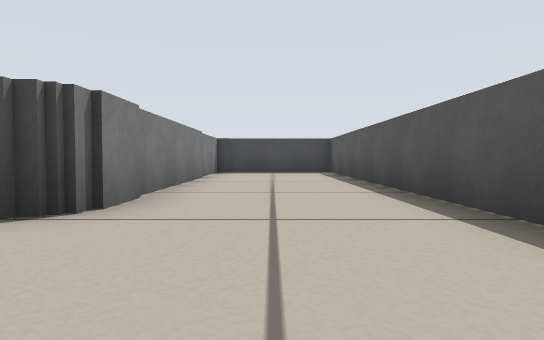
View 1 (above)

19 first-person views from a walk through a world built for the Player/Stage simulator. The camera is 0.22 m above the floor, tilts 2° down and sees 75° across. Floor lines are 1 m apart. The floor is counted in squares, 0.5 m on a side. Each view is taken from the middle of a square. On the plan, view 1 faces up. The plan holds only what a view shows up to about 9 squares ahead; the rest is blank. Robots are left out.

View 2
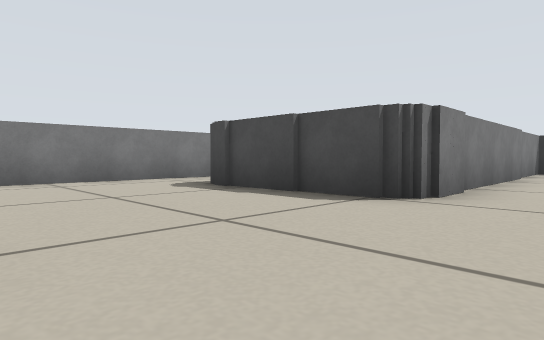

View 3
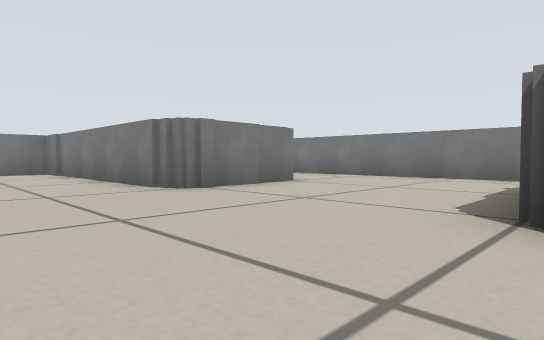

View 4
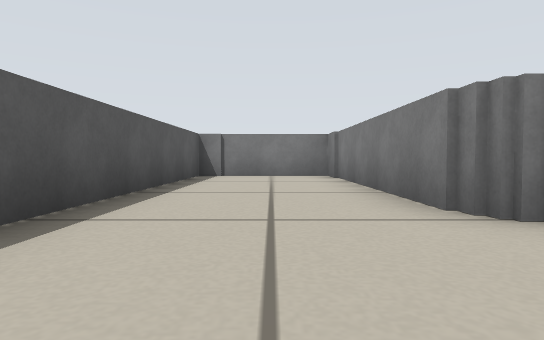

View 5
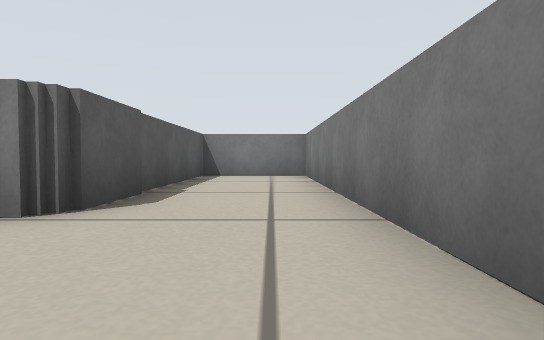

View 6
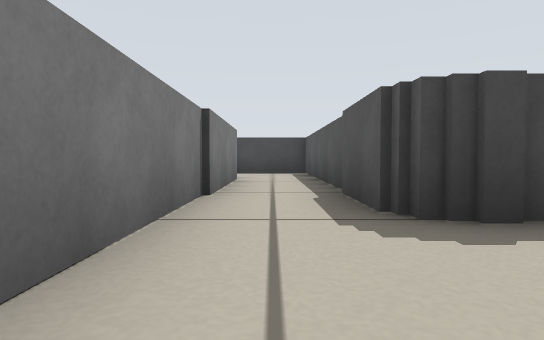

View 7
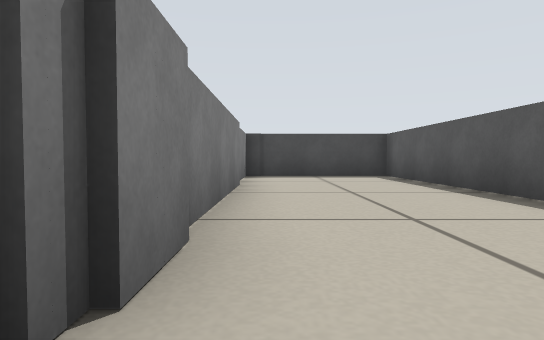

View 8
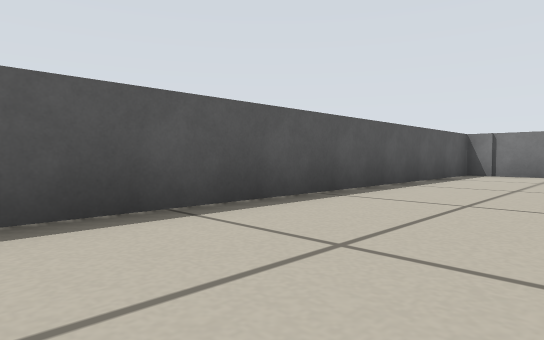

View 9
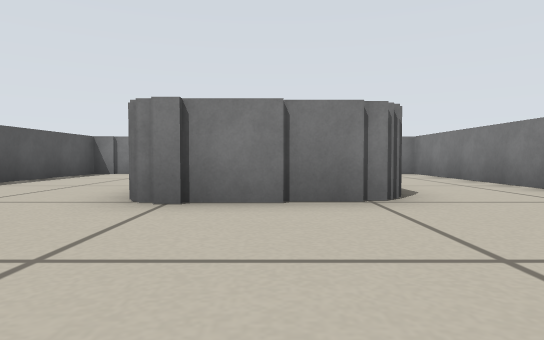

View 10
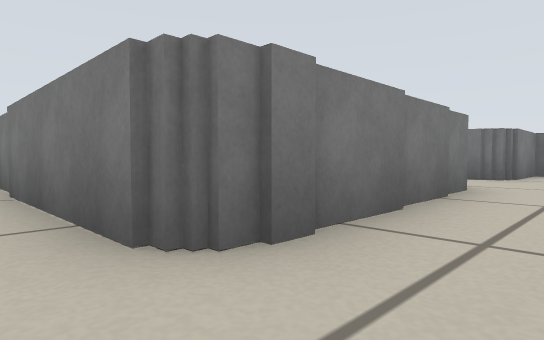

View 11
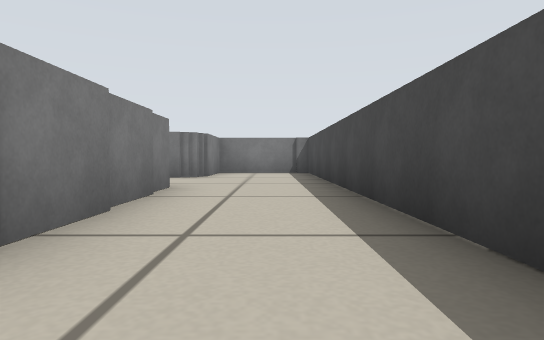

View 12
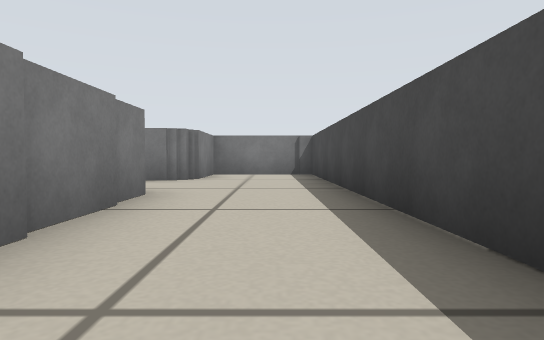

View 13
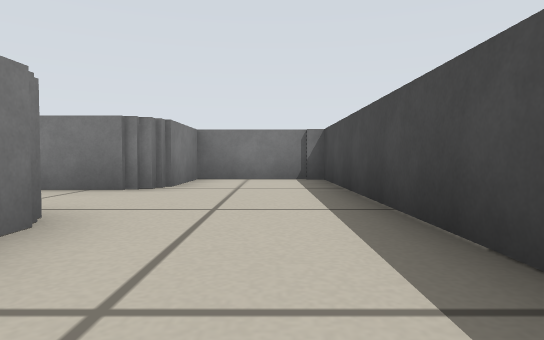

View 14
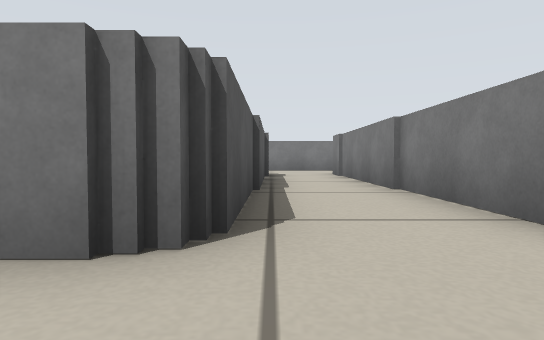

View 15
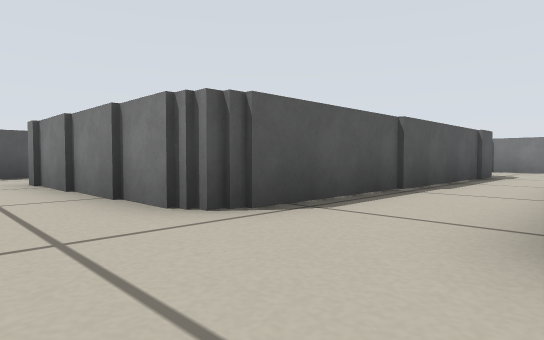

View 16
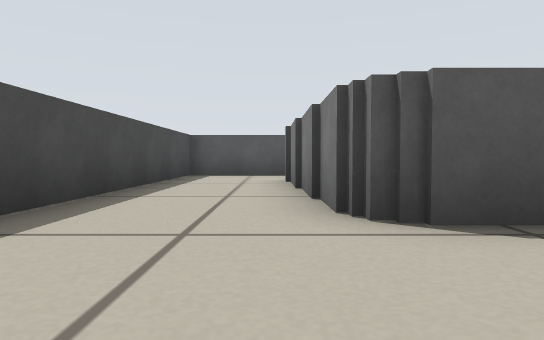

View 17
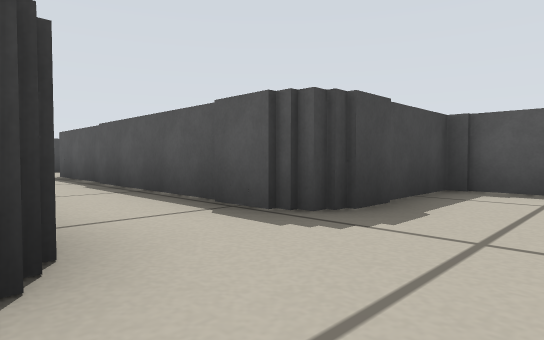

View 18
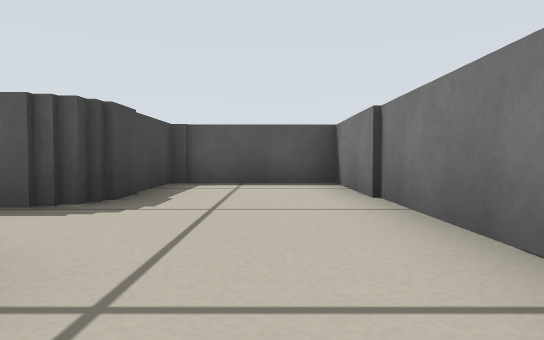

View 19
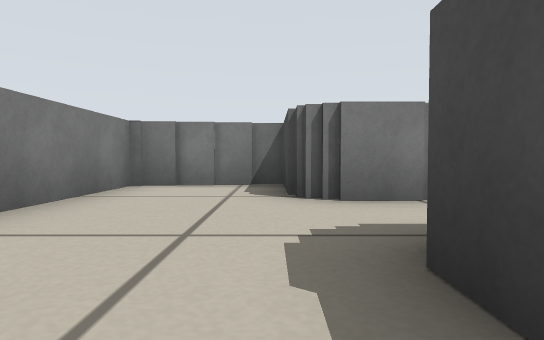

### Floor plan
Points are (right, up) in squares from view 1. A wall is a line through its corners. A room is listed if a view was taken in it or the views show most of it. See-through windows are left out.
Room 1 (views 1, 2, 3, 4, 5, 6, 7, 8, 9)
walls: (-4.5, 2.5) (-5, 2.5) (-5, 7.5); (-4, -1.4) (-1.5, -1.4) (-1.5, -6.8); (-1.5, 7.8) (-1.5, 2.5) (-4.4, 2.5); (-1.4, -6.6) (-1.4, -7.5) (1.7, -7.5) (1.7, 10.5) (-1.5, 10.5) (-1.5, 8.1); (-6.8, 7.7) (-6.8, -7.5) (-4.4, -7.5) (-4.4, -1.6) (-3.9, -1.6)
ways out: opening at (-6, 8) to room 2
Room 2 (views 10, 11, 12, 13, 14, 15, 16)
walls: (-9, 7.7) (-6.8, 7.7); (-13.8, 7.2) (-13.8, 4.5); (-11.7, 4.6) (-11.7, 7.5) (-8.9, 7.5); (-5, 7.5) (-5, 10) (-16.1, 10) (-16.1, 7.5) (-14.1, 7.5)
ways out: opening at (-6, 8) to room 1; opening at (-13, 4) to room 3
Room 3 (views 17, 18, 19)
walls: (-13.8, -0.2) (-13.8, -0.8) (-15.5, -0.8); (-13.6, 0.6) (-13.6, -0.4); (-11.9, 0) (-11.9, 1); (-11.7, 0.9) (-11.7, 4.6); (-10.8, -0.4) (-11.6, -0.4); (-15.6, -1.2) (-15.6, -3.2) (-8.9, -3.2) (-8.9, -0.4) (-10.6, -0.4); (-15.8, -0.8) (-15.8, -1.4); (-13.8, 4.5) (-13.8, 0.5)
ways out: opening at (-13, 4) to room 2

Where each view was taken, in squares from view 1:
view 1: 0 up, 0 right, facing up
view 2: 1 down, 0 right, facing up-left
view 3: 3 up, 1 right, facing down-left
view 4: 1 up, 0 right, facing down
view 5: 1 up, 6 left, facing down
view 6: 0 up, 6 left, facing up
view 7: 2 up, 1 left, facing up
view 8: 2 up, 1 left, facing down-right
view 9: 2 up, 3 left, facing down
view 10: 9 up, 6 left, facing down-left
view 11: 9 up, 6 left, facing left
view 12: 9 up, 7 left, facing left
view 13: 9 up, 9 left, facing left
view 14: 9 up, 12 left, facing down
view 15: 9 up, 14 left, facing down-right
view 16: 8 up, 14 left, facing right
view 17: 2 down, 14 left, facing up-right
view 18: 2 down, 15 left, facing right
view 19: 1 down, 10 left, facing left
